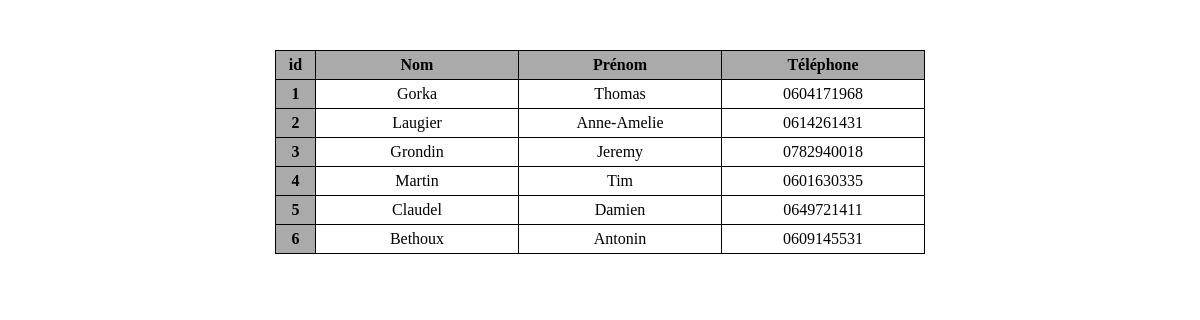
The page /Controler/test.ctrl.php on the database its author committed.
### tables this page shows
CREATE TABLE IF NOT EXISTS `developpeurs` (
  `id` int(11) NOT NULL,
  `nomDev` varchar(10) DEFAULT NULL,
  `prenomDev` varchar(20) DEFAULT NULL,
  `numTel` varchar(10) DEFAULT NULL,
  `motdepasse` varchar(180) DEFAULT NULL,
  PRIMARY KEY (`id`)
);

### Controler/test.ctrl.php (called while the page is built)
<?php
require_once '../Model/DAO.class.php';
$dao = new DAO();
$data['devs'] = $dao->readDev();
include("../Views/test.view.php");

### Model/DAO.class.php (called while the page is built, shortened)
<?php
class DAO {
    private $db;
    public function __construct() {
        $config = parse_ini_file('../config/config.ini');
        try {
            $this->db = new PDO($config['database_path'], $config['database_userRoot'], $config['database_mdpRoot']);
        } catch (PDOException $e) {
            die("Erreur d'ouverture de la DB : ". $e->getMessage());
        }
    }
    public function readDev() {
        $q = "SELECT * FROM developpeurs";
        $sql = $this->db->query($q);
        $res = $sql->fetchAll(PDO::FETCH_ASSOC);
        return $res;
    }
}

### Views/test.view.php (the view, shortened to what this page needs)
<!DOCTYPE html>
<html lang="FR">
    <head>
        <link rel="stylesheet" type="text/css" href="../Views/Styles/styleTest.css" />
    </head>
    <body>
        <table>
            <tr><th>id</th><th>Nom</th><th>Prénom</th><th>Téléphone</th></tr>
        <?php
            foreach($data['devs'] as $key){
                echo '<tr><th>'.$key['id'].'</th><td>'.$key['nomDev'].'</td><td>'.$key['prenomDev'].'</td><td>'.$key['numTel'].'</td></tr>';
            }
        ?>
        </table>
    </body>
</html>

### Views/Styles/styleTest.css (style rules this page uses)
body { width : 1000px; margin: auto; }
table { width : 650px; border-collapse: collapse; position : relative; margin-left: 175px; top : 50px; }
td, th { border: 1px solid black; }
th { padding : 5px 10px; background-color: #aaaaaa; }
td { width : 200px; text-align: center; background-color: white; }

### rows shown on the page
developpeurs: id "1", nomDev "Gorka", prenomDev "Thomas", numTel "0604171968"
developpeurs: id "2", nomDev "Laugier", prenomDev "Anne-Amelie", numTel "0614261431"
developpeurs: id "3", nomDev "Grondin", prenomDev "Jeremy", numTel "0782940018"
developpeurs: id "4", nomDev "Martin", prenomDev "Tim", numTel "0601630335"
developpeurs: id "5", nomDev "Claudel", prenomDev "Damien", numTel "0649721411"
developpeurs: id "6", nomDev "Bethoux", prenomDev "Antonin", numTel "0609145531"
